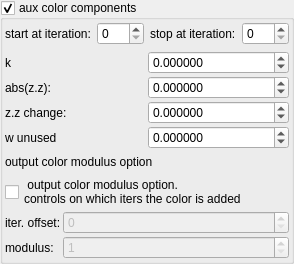
    <widget class="MyGroupBox" name="groupCheck_fold_color_aux_color_enabled_false">
     <property name="title">
      <string>aux color components&amp;</string>
     </property>
     <property name="checkable">
      <bool>true</bool>
     </property>
     <layout class="QVBoxLayout" name="verticalLayout_5">
      <property name="leftMargin">
       <number>2</number>
      </property>
      <property name="topMargin">
       <number>2</number>
      </property>
      <property name="rightMargin">
       <number>2</number>
      </property>
      <property name="bottomMargin">
       <number>2</number>
      </property>
      <item>
       <layout class="QHBoxLayout" name="horizontalLayout_26" stretch="0,1,0,1">
        <item>
         <widget class="QLabel" name="label_105">
          <property name="text">
           <string>start at iteration:</string>
          </property>
         </widget>
        </item>
        <item>
         <widget class="MySpinBox" name="spinboxInt_fold_color_start_iterations_A">
          <property name="sizePolicy">
           <sizepolicy hsizetype="Minimum" vsizetype="Maximum">
            <horstretch>0</horstretch>
            <verstretch>0</verstretch>
           </sizepolicy>
          </property>
          <property name="minimum">
           <number>0</number>
          </property>
          <property name="maximum">
           <number>999</number>
          </property>
          <property name="value">
           <number>0</number>
          </property>
         </widget>
        </item>
        <item>
         <widget class="QLabel" name="label_81">
          <property name="text">
           <string>stop at iteration:</string>
          </property>
         </widget>
        </item>
        <item>
         <widget class="MySpinBox" name="spinboxInt_fold_color_stop_iterations_A">
          <property name="sizePolicy">
           <sizepolicy hsizetype="Preferred" vsizetype="Maximum">
            <horstretch>0</horstretch>
            <verstretch>0</verstretch>
           </sizepolicy>
          </property>
          <property name="maximum">
           <number>999</number>
          </property>
         </widget>
        </item>
       </layout>
      </item>
      <item>
       <layout class="QGridLayout" name="gridLayout_16" columnstretch="0,0">
        <property name="spacing">
         <number>2</number>
        </property>
        <item row="2" column="1">
         <widget class="MyDoubleSpinBox" name="spinbox4_fold_color_difs_0000_z">
          <property name="sizePolicy">
           <sizepolicy hsizetype="Minimum" vsizetype="Maximum">
            <horstretch>0</horstretch>
            <verstretch>0</verstretch>
           </sizepolicy>
          </property>
          <property name="prefix">
           <string/>
          </property>
          <property name="suffix">
           <string/>
          </property>
          <property name="decimals">
           <number>6</number>
          </property>
          <property name="minimum">
           <double>-100.000000000000000</double>
          </property>
          <property name="maximum">
           <double>100.000000000000000</double>
          </property>
          <property name="singleStep">
           <double>0.100000000000000</double>
          </property>
         </widget>
        </item>
        <item row="3" column="1">
         <widget class="MyDoubleSpinBox" name="spinbox4_fold_color_difs_0000_w">
          <property name="enabled">
           <bool>true</bool>
          </property>
          <property name="sizePolicy">
           <sizepolicy hsizetype="Minimum" vsizetype="Maximum">
            <horstretch>0</horstretch>
            <verstretch>0</verstretch>
           </sizepolicy>
          </property>
          <property name="prefix">
           <string/>
          </property>
          <property name="suffix">
           <string/>
          </property>
          <property name="decimals">
           <number>6</number>
          </property>
          <property name="minimum">
           <double>-999.990000000000009</double>
          </property>
          <property name="maximum">
           <double>999.990000000000009</double>
          </property>
          <property name="singleStep">
           <double>0.100000000000000</double>
          </property>
         </widget>
        </item>
        <item row="0" column="1">
         <widget class="MyDoubleSpinBox" name="spinbox4_fold_color_difs_0000_x">
          <property name="sizePolicy">
           <sizepolicy hsizetype="Minimum" vsizetype="Maximum">
            <horstretch>0</horstretch>
            <verstretch>0</verstretch>
           </sizepolicy>
          </property>
          <property name="prefix">
           <string/>
          </property>
          <property name="suffix">
           <string/>
          </property>
          <property name="decimals">
           <number>6</number>
          </property>
          <property name="minimum">
           <double>-100.000000000000000</double>
          </property>
          <property name="maximum">
           <double>100.000000000000000</double>
          </property>
          <property name="singleStep">
           <double>0.100000000000000</double>
          </property>
         </widget>
        </item>
        <item row="1" column="0">
         <widget class="QLabel" name="label_39">
          <property name="text">
           <string>abs(z.z):</string>
          </property>
         </widget>
        </item>
        <item row="0" column="0">
         <widget class="QLabel" name="label_31">
          <property name="text">
           <string>k</string>
          </property>
         </widget>
        </item>
        <item row="3" column="0">
         <widget class="QLabel" name="label_32">
          <property name="text">
           <string>w unused</string>
          </property>
         </widget>
        </item>
        <item row="2" column="0">
         <widget class="QLabel" name="label_33">
          <property name="text">
           <string>z.z change:</string>
          </property>
         </widget>
        </item>
        <item row="1" column="1">
         <widget class="MyDoubleSpinBox" name="spinbox4_fold_color_difs_0000_y">
          <property name="sizePolicy">
           <sizepolicy hsizetype="Minimum" vsizetype="Maximum">
            <horstretch>0</horstretch>
            <verstretch>0</verstretch>
           </sizepolicy>
          </property>
          <property name="prefix">
           <string/>
          </property>
          <property name="suffix">
           <string/>
          </property>
          <property name="decimals">
           <number>6</number>
          </property>
          <property name="minimum">
           <double>-100.000000000000000</double>
          </property>
          <property name="maximum">
           <double>100.000000000000000</double>
          </property>
          <property name="singleStep">
           <double>0.100000000000000</double>
          </property>
         </widget>
        </item>
       </layout>
      </item>
      <item>
       <widget class="QLabel" name="label_162">
        <property name="text">
         <string>output color modulus option</string>
        </property>
       </widget>
      </item>
      <item>
       <layout class="QGridLayout" name="gridLayout_35" columnstretch="0,1">
        <property name="spacing">
         <number>2</number>
        </property>
        <item row="2" column="0">
         <widget class="QLabel" name="label_109">
          <property name="text">
           <string>modulus:</string>
          </property>
         </widget>
        </item>
        <item row="2" column="1">
         <widget class="MySpinBox" name="spinboxInt_fold_color_int_2">
          <property name="enabled">
           <bool>false</bool>
          </property>
          <property name="sizePolicy">
           <sizepolicy hsizetype="Minimum" vsizetype="Maximum">
            <horstretch>0</horstretch>
            <verstretch>0</verstretch>
           </sizepolicy>
          </property>
          <property name="minimum">
           <number>1</number>
          </property>
          <property name="maximum">
           <number>999</number>
          </property>
          <property name="value">
           <number>1</number>
          </property>
         </widget>
        </item>
        <item row="1" column="0">
         <widget class="QLabel" name="label_111">
          <property name="text">
           <string>iter. offset:</string>
          </property>
         </widget>
        </item>
        <item row="1" column="1">
         <widget class="MySpinBox" name="spinboxInt_fold_color_int_0">
          <property name="enabled">
           <bool>false</bool>
          </property>
          <property name="sizePolicy">
           <sizepolicy hsizetype="Minimum" vsizetype="Maximum">
            <horstretch>0</horstretch>
            <verstretch>0</verstretch>
           </sizepolicy>
          </property>
          <property name="minimum">
           <number>0</number>
          </property>
          <property name="maximum">
           <number>999</number>
          </property>
          <property name="value">
           <number>0</number>
          </property>
         </widget>
        </item>
        <item row="0" column="0" colspan="2">
         <widget class="MyCheckBox" name="checkBox_fold_color_aux_color_enabledB_false">
          <property name="font">
           <font>
            <weight>50</weight>
            <bold>false</bold>
           </font>
          </property>
          <property name="text">
           <string> output color modulus option.
controls on which iters the color is added</string>
          </property>
         </widget>
        </item>
       </layout>
      </item>
     </layout>
    </widget>
